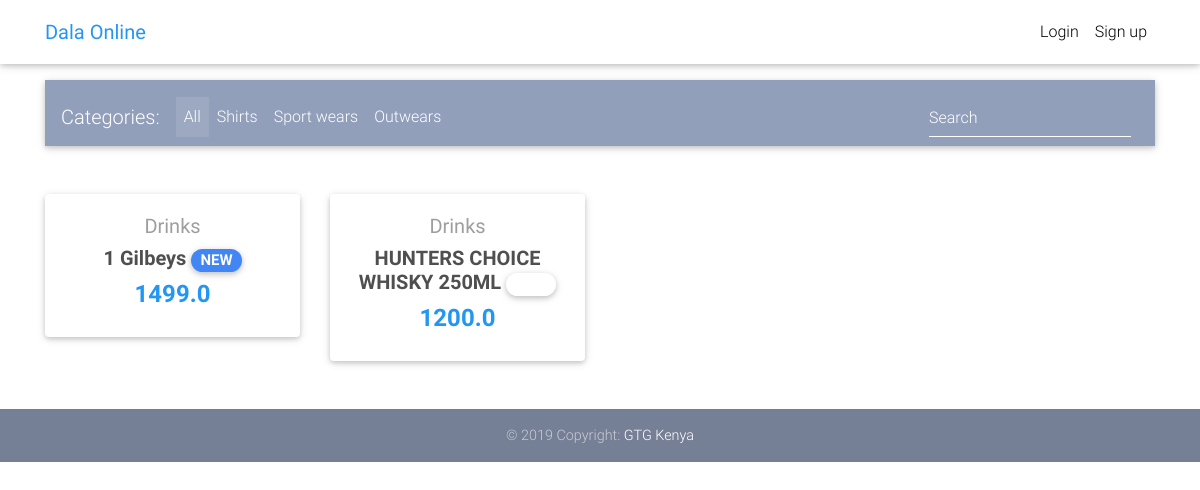
The page / on the database its author committed.
### core/models.py (models this page shows, shortened)
class Item(models.Model):
    title = models.CharField(max_length=100)
    price = models.FloatField()
    discount_price = models.FloatField(blank=True, null=True)
    category = models.CharField(choices=CATEGORY_CHOICES, max_length=2)
    label = models.CharField(choices=LABEL_CHOICES, max_length=1 )
    slug = models.SlugField()
    description = models.TextField()
    def get_absolute_url(self):
        return reverse("core:products", kwargs={
            'slug': self.slug
        })

### core/views.py (the view)
# urls.py: path('', HomeView.as_view(), name='item-list'),
class HomeView(ListView):
    model = Item
    paginate_by= 10
    template_name = "home-page.html"

### templates/home-page.html (shortened to what this page needs)
{% load static %}
<!DOCTYPE html>
<html lang="en">
<head>
  <link rel="stylesheet" href="https://use.fontawesome.com/releases/v5.11.2/css/all.css">
  <link href="{% static 'css/bootstrap.min.css'%}" rel="stylesheet">
  <link href="{% static 'css/mdb.min.css' %}" rel="stylesheet">
  <link href="{% static 'css/style.min.css'%}" rel="stylesheet">
</head>
<body>
  {% load cart_template_tags %}
  <nav class="navbar fixed-top navbar-expand-lg navbar-light white scrolling-navbar mb-5 ">
    <div class="container">
      <a class="navbar-brand waves-effect" href="#" target="_blank">
        <strong class="blue-text">Dala Online</strong>
      </a>
      <div class="collapse navbar-collapse" id="navbarSupportedContent">
        <ul class="navbar-nav nav-flex-icons">
          {% if request.user.is_authenticated %}
          <li class="nav-item">
            <a class="nav-link waves-effect" href="">
              <span class="badge red z-depth-1 mr-1"> {{request.user | cart_item_count }} </span>
              <i class="fas fa-shopping-cart"></i>
              <span class="clearfix d-none d-sm-inline-block"> Cart </span>
            </a>
          </li>
          <li class="nav-item">
            <a class="nav-link waves-effect" href="{% url 'account_logout' %}">
              <span class="clearfix d-none d-sm-inline-block"> Logout </span>
            </a>
          </li>
          {% else %}
          <li class="nav-item">
            <a class="nav-link waves-effect" href="{% url 'account_login' %}">
              <span class="clearfix d-none d-sm-inline-block"> Login </span>
            </a>
          </li>
          <li class="nav-item">
            <a class="nav-link waves-effect" href="{% url 'account_signup' %}">
              <span class="clearfix d-none d-sm-inline-block"> Sign up </span>
            </a>
          </li>
          {% endif %}
        </ul>
      </div>
    </div>
  </nav>
  <main>
    <p><p>
    <div class="container">
      <nav class="navbar navbar-expand-lg navbar-dark mdb-color lighten-3 mt-5 mb-5 nav-bar-space" >
        <span class="navbar-brand">Categories:</span>
        <div class="collapse navbar-collapse" id="basicExampleNav">
          <ul class="navbar-nav mr-auto">
            <li class="nav-item active">
              <a class="nav-link" href="#">All
              </a>
            </li>
            <li class="nav-item">
              <a class="nav-link" href="#">Shirts</a>
            </li>
            <li class="nav-item">
              <a class="nav-link" href="#">Sport wears</a>
            </li>
            <li class="nav-item">
              <a class="nav-link" href="#">Outwears</a>
            </li>
          </ul>
          <form class="form-inline">
            <div class="md-form my-0">
              <input class="form-control mr-sm-2" type="text" placeholder="Search" aria-label="Search">
            </div>
          </form>
        </div>
      </nav>
      <section class="text-center mb-4">
        <div class="row wow fadeIn">
         {% for item in object_list %}
          <div class="col-lg-3 col-md-6 mb-4">
            <div class="card">
              <div class="card-body text-center">
                <a href="" class="grey-text">
                  <h5>{{item.get_category_display}}</h5>
                </a>
                <h5>
                  <strong>
                    <a href="{{item.get_absolute_url}}" class="dark-grey-text">{{item.title}}
                      <span class="badge badge-pill {{item.get_label_display}}-color">NEW</span>
                    </a>
                  </strong>
                </h5>
                <h4 class="font-weight-bold blue-text">
                  <strong>
                    {% if item.discount_price %}
                    {{item.discount_price}}
                    {% else %}
                    {{item.price}}
                    {% endif %}
                  </strong>
                </h4>
              </div>
            </div>
          </div>
          {% endfor %}
        </div>
      </section>
    </div>
  </main>
  <footer class="page-footer text-center font-small mt-4 wow fadeIn">
    <div class="footer-copyright py-3">
      © 2019 Copyright:
      <a href="#" target="_blank"> GTG Kenya</a>
    </div>
  </footer>
</body>
</html>

### templates/home-page.html (style rules this page uses)
html, body, header, .nav-bar-space { padding-top: 16px; }

### rows shown on the page
Item: category "Drinks", title "1 Gilbeys", discount_price "1499.0"
Item: category "Drinks", title "HUNTERS CHOICE WHISKY 250ML", price "1200.0"
